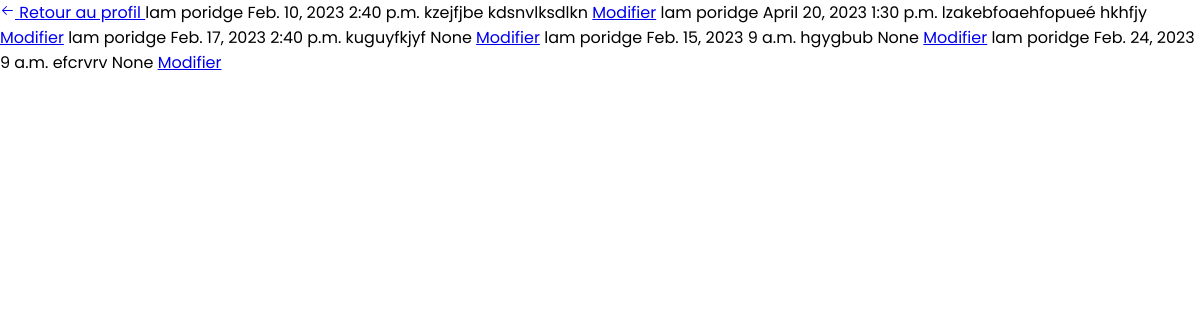
Screenshot of /history-appointment/lam poridge/ (signed in) with the database file from the repository.
### coach_Xu_Wenwu/models.py (models this page shows)
class PickDate(models.Model):
    id = models.AutoField(primary_key=True)
    date = models.DateField()
    time_slot = models.TimeField()
    user = models.ForeignKey(User, on_delete=models.CASCADE, blank=True, null=True)
    name = models.CharField(max_length=100, blank=True, null=True)
    email = models.EmailField(blank=True, null=True)
    notes = models.TextField(blank=True, null=True)
    subject = models.CharField(max_length=200, blank=True, null=True)

### coach_Xu_Wenwu/views.py (the view)
# urls.py: path('history-appointment/<str:patient_name>/', views.patient_appointments, name="patient_appointments"),
@login_required(login_url='/sign-in')
def patient_appointments(request, patient_name):
    patient_appointments = PickDate.objects.filter(name=patient_name)
    return render(request, 'coach_Xu_Wenwu_app/back_office/history_appointment.html',
                  {'appointments': patient_appointments, 'is_superuser': True})

### templates/coach_Xu_Wenwu_app/back_office/history_appointment.html (shortened to what this page needs)
{% extends "coach_Xu_Wenwu_app/base.html" %}
{% block body %}
    <a href="/dashboard" class="sign__go-back-link">
        Retour au profil
    </a>
{% for appointment in appointments %}
  <tr>
    {% if is_superuser %}
        <td>{{ appointment.name }}</td>
        <td>{{ appointment.date }}</td>
        <td>{{ appointment.time_slot }}</td>
        <td>{{ appointment.subject }}</td>
        <td>{{ appointment.notes }} <a href="{% url 'edit_notes' appointment.id %}">Modifier</a></td>
    {% else %}
    <td>{{ appointment.date }}</td>
    <td>{{ appointment.time_slot }}</td>
    {% endif %}
  </tr>
{% endfor %}
{% endblock %}

### coach_Xu_Wenwu/static/base.css (style rules this page uses)
:root { --primary-color: seagreen; --secondary-color: indianred; --text-primary-color: white; --text-secondary-color: #FFFBEB; --sign_goback-color: #EB6440; --primary-background-color: #2B3A55; --secondary-background-color: #50577A; --valid-color: green; --error-color: red; --black-color: black; --white-color: white; }
* { margin: 0; padding: 0; box-sizing: border-box; font-family: 'Poppins', "Helvetica Neue", Helvetica, Arial, sans-serif; }
body { overflow-x: hidden; }

### rows the page displays
PickDate: name "lam poridge", date "Feb. 10, 2023", time_slot "2:40 p.m.", subject "kzejfjbe", notes "kdsnvlksdlkn"
PickDate: name "lam poridge", date "April 20, 2023", time_slot "1:30 p.m.", subject "lzakebfoaehfopueé", notes "hkhfjy"
PickDate: name "lam poridge", date "Feb. 17, 2023", time_slot "2:40 p.m.", subject "kuguyfkjyf", notes "None"
PickDate: name "lam poridge", date "Feb. 15, 2023", time_slot "9 a.m.", subject "hgygbub", notes "None"
PickDate: name "lam poridge", date "Feb. 24, 2023", time_slot "9 a.m.", subject "efcrvrv", notes "None"
